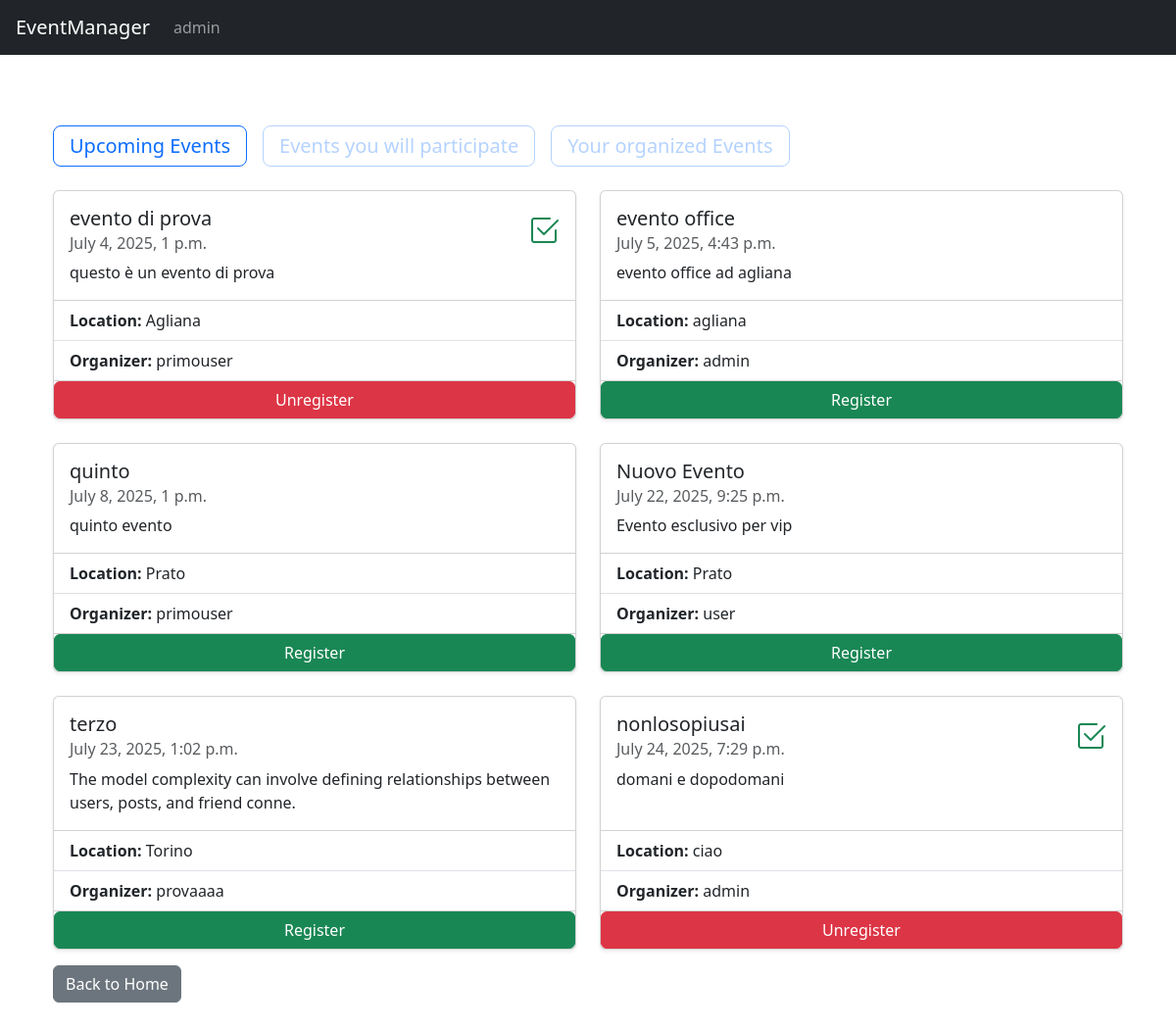
Page /events/ (signed in) on the earlier database version.
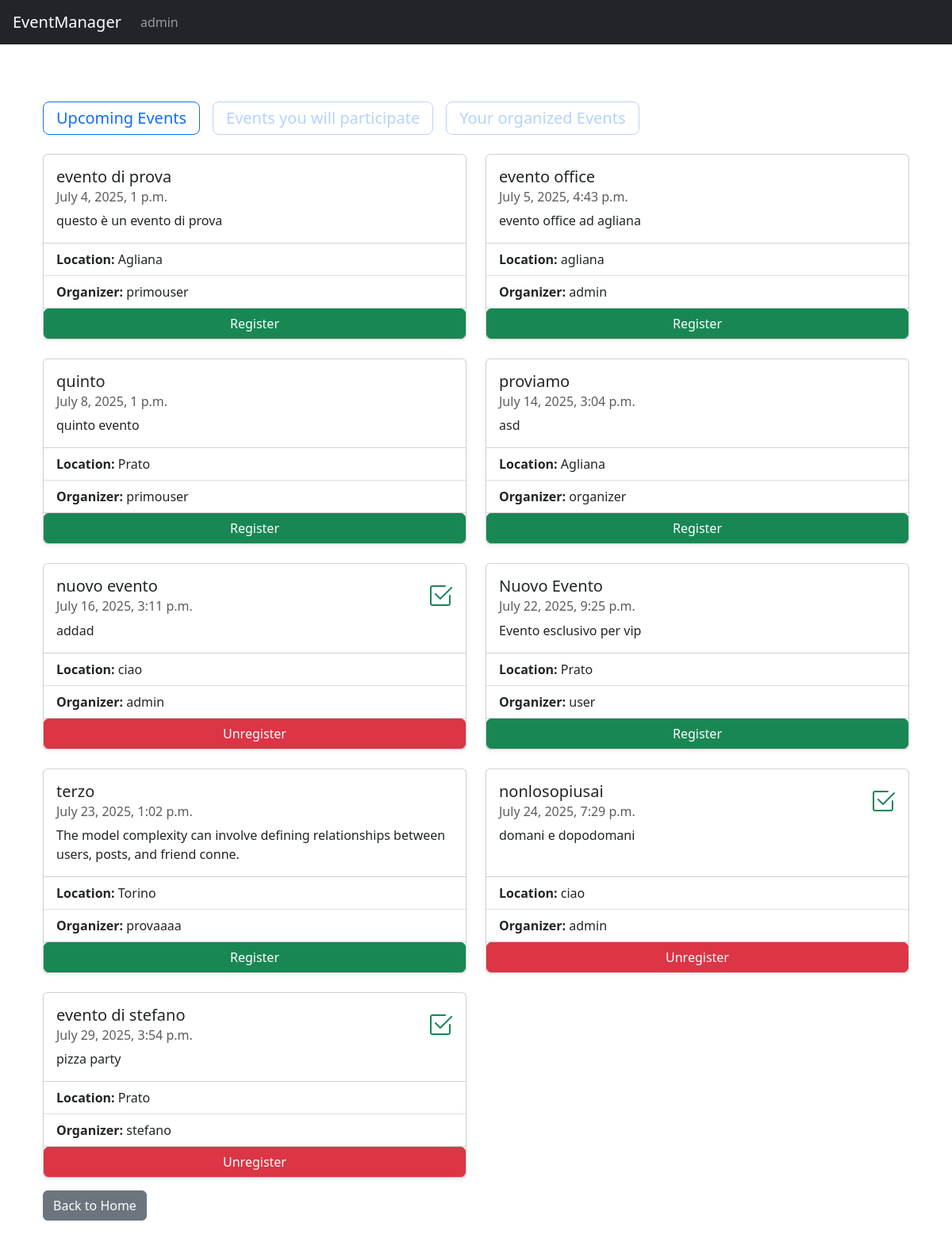
Same page on the later database version.
### events/models.py (models this page shows, shortened)
class Event(models.Model):
    title = models.CharField(max_length=100, unique=True)
    description = models.TextField()
    date = models.DateTimeField()
    location = models.CharField(max_length=100)
    organizer = models.ForeignKey(
        settings.AUTH_USER_MODEL,
        on_delete=models.CASCADE,
        related_name='organized_events'
    )
    registrations = models.ManyToManyField(
        settings.AUTH_USER_MODEL,
        related_name='attending_events',
        blank=True
    )

### users/models.py (models this page shows, shortened)
class CustomUser(AbstractUser):
    is_organizer = models.BooleanField(default=False)
    date_of_birth = models.DateField(null=True, blank=True)
    class Meta:
        permissions = (
            ("can_view_events", "Can view events"),
            ('can_register_himself', 'Can register himself'),
            ('can_unregister_himself', 'Can unregister himself'),
            ('can_view_own_registrations', 'Can view own registrations'),
            ("can_create_event", "Can create event"),
            ("can_edit_own_event", "Can edit own event"),
            ("can_delete_own_event", "Can delete own event"),
            ('can_view_own_event_registrations', 'Can view own event registrations')
        )

### events/views.py (the view)
# urls.py: path('', views.EventListView.as_view(), name='event_list'),
class EventListView(LoginRequiredMixin, PermissionRequiredMixin, ListView):
    model = Event
    template_name = 'events/event_list.html'
    context_object_name = 'events'
    permission_required = ['users.can_view_events', 'users.can_view_own_registrations']
    ordering = ['date']
    def get_context_data(self, **kwargs):
        context = super().get_context_data(**kwargs)
        user = self.request.user
        context['participated_events'] = self.get_queryset().filter(registrations=user)
        context['organized_events'] = self.get_queryset().filter(organizer=user)
        return context

### events/templates/events/event_list.html (shortened to what this page needs)
{% extends 'base.html' %}
{% block content %}
    <div class="container py-5">
        <div class="mb-4">
            <div class="d-flex gap-3">
                <button id="upcoming-events-button" class="btn btn-outline-primary btn-lg text-start fw-normal">
                    <h1 class="h5 mb-0">Upcoming Events</h1>
                </button>
                <button id="participated-events-button" class="btn btn-outline-primary btn-lg text-start fw-normal">
                    <h1 class="h5 mb-0">Events you will participate</h1>
                </button>
                {% if perms.users.can_create_event %}
                <button id="organized-events-button" class="btn btn-outline-primary btn-lg text-start fw-normal">
                    <h1 class="h5 mb-0">Your organized Events</h1>
                </button>
                {% endif %}
            </div>
        </div>
        <div class="row g-4" id="upcoming-events">
            {% for event in events %}
                <div class="col-12 col-md-6">
                    <div class="card h-100 shadow-sm">
                        <div class="card-body">
                            {% if event in participated_events %}<i class="bi bi-check2-square position-absolute top-0 end-0 m-3 text-success fs-2"></i>{%endif%}
                            <h5 class="card-title">{{ event.title }}</h5>
                            <h6 class="card-subtitle mb-2 text-muted">{{ event.date }}</h6>
                            <p class="card-text">{{ event.description }}</p>
                        </div>
                        <ul class="list-group list-group-flush">
                            <li class="list-group-item"><strong>Location:</strong> {{ event.location }}</li>
                            <li class="list-group-item"><strong>Organizer:</strong> {{ event.organizer.username }}</li>
                        </ul>
                        {% if event in participated_events %}
                            <a href="{% url 'events:unregister_to_event' event.id %}" class="btn btn-danger">Unregister</a>
                        {% else %}
                            <a href="{% url 'events:register_to_event' event.id %}" class="btn btn-success">Register</a>
                        {% endif %}
                    </div>
                </div>
            {% empty %}
                <div class="col-12">
                    <div class="alert alert-info">There aren't upcoming events.</div>
                </div>
            {% endfor %}
        </div>
        <div>
            <a href="{% url 'home' %}" class="btn btn-secondary mt-3">Back to Home</a>
        </div>
    </div>
{% endblock %}

Differences in the rows shown:
computed for Event "evento di prova": text "Unregister" → "Register"
added Event: title "proviamo", date "July 14, 2025, 3:04 p.m.", description "asd", location "Agliana", organizer.username "organizer", shows "Register"
added Event: title "nuovo evento", date "July 16, 2025, 3:11 p.m.", description "addad", location "ciao", organizer.username "admin", shows "Unregister"
added Event: title "evento di stefano", date "July 29, 2025, 3:54 p.m.", description "pizza party", location "Prato", organizer.username "stefano", shows "Unregister"
